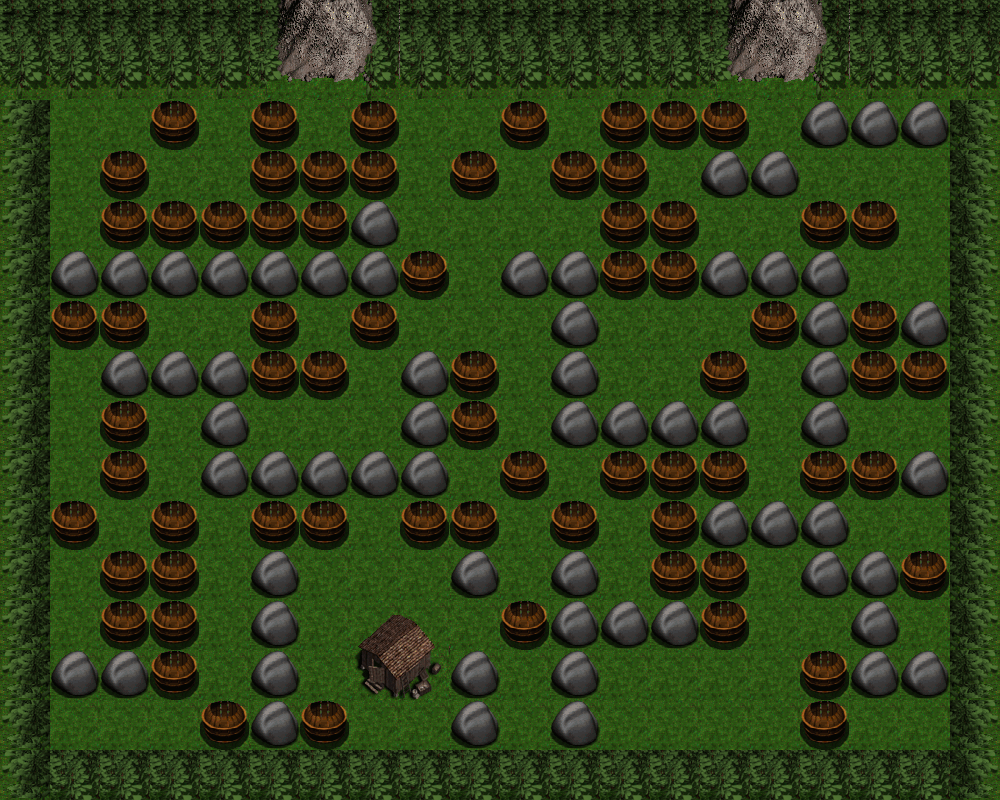

A level layout from a 2D game, rendered from its tile map. Below: a short description, then the map file with tile-grid data replaced by summaries:
An orthogonal 20x16 tile map with 50x50 px tiles, 2 tile layers (background, graphics), 3 tilesets and 125 objects.

<map version="1.0" orientation="orthogonal" renderorder="right-down" width="20" height="16" tilewidth="50" tileheight="50" nextobjectid="134">
<properties>
  <property name="bonus1" value="1" />
  <property name="bonus2" value="2" />
  <property name="bonus3" value="3" />
  <property name="bonus4" value="4" />
  <property name="enemy1" type="int" value="1" />
  <property name="enemy2" type="int" value="2" />
  <property name="enemy3" type="int" value="5" />
  <property name="height" type="int" value="800" />
  <property name="main_tile_set" value="first_maps" />
  <property name="num_bonus1" type="int" value="16" />
  <property name="num_bonus2" type="int" value="16" />
  <property name="num_bonus3" type="int" value="10" />
  <property name="num_bonus4" type="int" value="10" />
  <property name="num_bonus_total" type="int" value="52" />
  <property name="num_enemies" type="int" value="3" />
  <property name="num_explodable_items" type="int" value="69" />
  <property name="num_types_bonus" type="int" value="4" />
  <property name="width" type="int" value="1000" />
 </properties>
 <tileset firstgid="1" name="first_maps" tilewidth="50" tileheight="50" tilecount="80" columns="10">
  <image source="first_maps.png" width="500" height="400" />
 </tileset>
 <tileset firstgid="81" name="flames" tilewidth="50" tileheight="50" tilecount="50" columns="10">
  <image source="flames.png" width="512" height="256" />
 </tileset>
 <tileset firstgid="131" name="flamesNBomb" tilewidth="50" tileheight="50" tilecount="8" columns="8">
  <image source="flames/flamesNBomb.png" width="400" height="50" />
 </tileset>
 <layer name="background" width="20" height="16">
  <data>[320 cells, 320 non-empty, 1 distinct tile ids]</data>
 </layer>
 <layer name="graphics" width="20" height="16">
  <data>[320 cells, 320 non-empty, 18 distinct tile ids]</data>
 </layer>
 <objectgroup name="bushes_and_rocks">
  <object id="1" x="0" y="0" width="1000" height="100" />
  <object id="2" x="950" y="100" width="50" height="700" />
  <object id="3" x="0" y="750" width="950" height="50" />
  <object id="4" x="0" y="100" width="50" height="650" />
  <object id="5" x="350" y="600" width="100" height="100" />
  <object id="6" x="450" y="650" width="50" height="100" />
  <object id="7" x="550" y="550" width="50" height="200" />
  <object id="8" x="600" y="600" width="100" height="50" />
  <object id="9" x="850" y="550" width="50" height="150" />
  <object id="10" x="900" y="650" width="50" height="50" />
  <object id="11" x="800" y="550" width="50" height="50" />
  <object id="12" x="700" y="500" width="150" height="50" />
  <object id="13" x="900" y="450" width="50" height="50" />
  <object id="14" x="800" y="100" width="150" height="50" />
  <object id="15" x="700" y="150" width="100" height="50" />
  <object id="16" x="800" y="250" width="50" height="200" />
  <object id="18" x="700" y="250" width="100" height="50" />
  <object id="19" x="900" y="300" width="50" height="50" />
  <object id="20" x="50" y="650" width="100" height="50" />
  <object id="21" x="250" y="550" width="50" height="200" />
  <object id="22" x="200" y="450" width="250" height="50" />
  <object id="23" x="400" y="350" width="50" height="100" />
  <object id="24" x="550" y="250" width="50" height="200" />
  <object id="25" x="600" y="400" width="150" height="50" />
  <object id="26" x="500" y="250" width="50" height="50" />
  <object id="27" x="50" y="250" width="350" height="50" />
  <object id="28" x="350" y="200" width="50" height="50" />
  <object id="29" x="100" y="350" width="150" height="50" />
  <object id="30" x="200" y="400" width="50" height="50" />
  <object id="107" x="450" y="550" width="50" height="50" />
 </objectgroup>
 <objectgroup name="barrels">
  <object id="31" x="150" y="100" width="50" height="50" />
  <object id="32" x="100" y="150" width="50" height="50" />
  <object id="34" x="100" y="200" width="50" height="50" />
  <object id="35" x="150" y="200" width="50" height="50" />
  <object id="36" x="200" y="200" width="50" height="50" />
  <object id="37" x="250" y="200" width="50" height="50" />
  <object id="38" x="300" y="200" width="50" height="50" />
  <object id="39" x="250" y="150" width="50" height="50" />
  <object id="40" x="250" y="100" width="50" height="50" />
  <object id="41" x="300" y="150" width="50" height="50" />
  <object id="42" x="350" y="150" width="50" height="50" />
  <object id="43" x="350" y="100" width="50" height="50" />
  <object id="44" x="250" y="300" width="50" height="50" />
  <object id="45" x="250" y="350" width="50" height="50" />
  <object id="46" x="300" y="350" width="50" height="50" />
  <object id="47" x="350" y="300" width="50" height="50" />
  <object id="48" x="400" y="250" width="50" height="50" />
  <object id="49" x="100" y="300" width="50" height="50" />
  <object id="50" x="50" y="300" width="50" height="50" />
  <object id="51" x="100" y="400" width="50" height="50" />
  <object id="52" x="100" y="450" width="50" height="50" />
  <object id="53" x="50" y="500" width="50" height="50" />
  <object id="54" x="150" y="500" width="50" height="50" />
  <object id="55" x="100" y="550" width="50" height="50" />
  <object id="56" x="150" y="550" width="50" height="50" />
  <object id="57" x="100" y="600" width="50" height="50" />
  <object id="58" x="150" y="600" width="50" height="50" />
  <object id="59" x="250" y="500" width="50" height="50" />
  <object id="60" x="300" y="500" width="50" height="50" />
  <object id="61" x="150" y="650" width="50" height="50" />
  <object id="62" x="400" y="500" width="50" height="50" />
  <object id="63" x="450" y="500" width="50" height="50" />
  <object id="64" x="450" y="400" width="50" height="50" />
  <object id="65" x="450" y="350" width="50" height="50" />
  <object id="66" x="500" y="450" width="50" height="50" />
  <object id="68" x="550" y="500" width="50" height="50" />
  <object id="69" x="500" y="600" width="50" height="50" />
  <object id="70" x="600" y="450" width="50" height="50" />
  <object id="71" x="650" y="450" width="50" height="50" />
  <object id="72" x="700" y="450" width="50" height="50" />
  <object id="73" x="650" y="500" width="50" height="50" />
  <object id="75" x="650" y="550" width="50" height="50" />
  <object id="76" x="700" y="550" width="50" height="50" />
  <object id="77" x="700" y="600" width="50" height="50" />
  <object id="78" x="600" y="250" width="50" height="50" />
  <object id="79" x="650" y="250" width="50" height="50" />
  <object id="80" x="650" y="200" width="50" height="50" />
  <object id="81" x="600" y="200" width="50" height="50" />
  <object id="82" x="600" y="150" width="50" height="50" />
  <object id="83" x="550" y="150" width="50" height="50" />
  <object id="84" x="500" y="100" width="50" height="50" />
  <object id="85" x="450" y="150" width="50" height="50" />
  <object id="86" x="600" y="100" width="50" height="50" />
  <object id="87" x="650" y="100" width="50" height="50" />
  <object id="88" x="700" y="100" width="50" height="50" />
  <object id="89" x="700" y="350" width="50" height="50" />
  <object id="90" x="750" y="300" width="50" height="50" />
  <object id="91" x="800" y="200" width="50" height="50" />
  <object id="92" x="850" y="200" width="50" height="50" />
  <object id="93" x="850" y="300" width="50" height="50" />
  <object id="94" x="850" y="350" width="50" height="50" />
  <object id="95" x="900" y="350" width="50" height="50" />
  <object id="96" x="850" y="450" width="50" height="50" />
  </objectgroup>
 <objectgroup name="gryball">
  <!-- 14 objects omitted --></objectgroup>
 <objectgroup name="slimer">
  <!-- 11 objects omitted --></objectgroup>
 <objectgroup name="Camada de Objectos 5" />
 <objectgroup name="Camada de Objectos 6" />
 <objectgroup name="clouder">
  <!-- 1 objects omitted --></objectgroup>
</map>
<!-- 32 of 125 objects omitted -->
